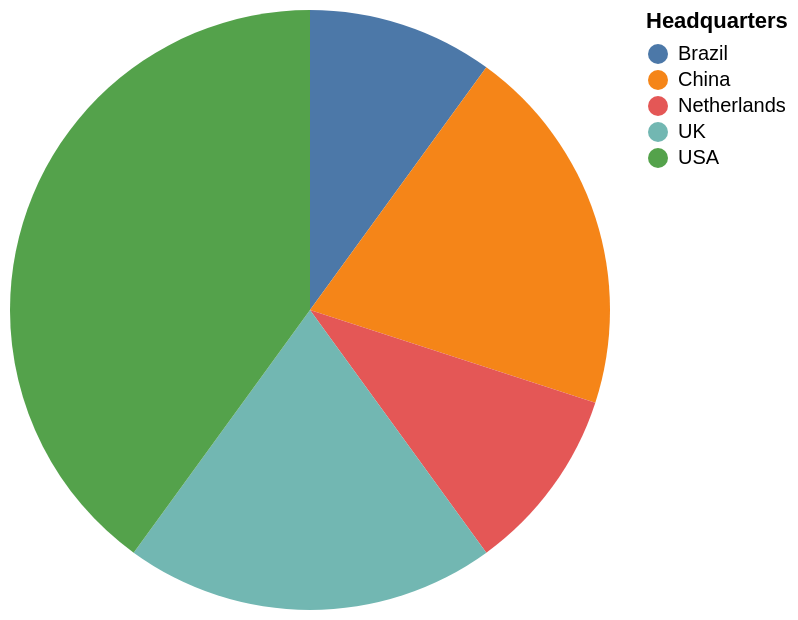

This figure's Vega-Lite source:
### Vega-Lite specification from a JSON file in a GitHub repository (floating-point values rounded to 4 significant figures)
{"data": {"values": [{"x_data": "Brazil", "y_data": 1}, {"x_data": "China", "y_data": 2}, {"x_data": "Netherlands", "y_data": 1}, {"x_data": "UK", "y_data": 2}, {"x_data": "USA", "y_data": 4}]}, "mark": "arc", "encoding": {"theta": {"field": "y_data", "type": "quantitative", "title": "COUNT(Headquarters)"}, "color": {"field": "x_data", "type": "nominal", "title": "Headquarters"}}}
